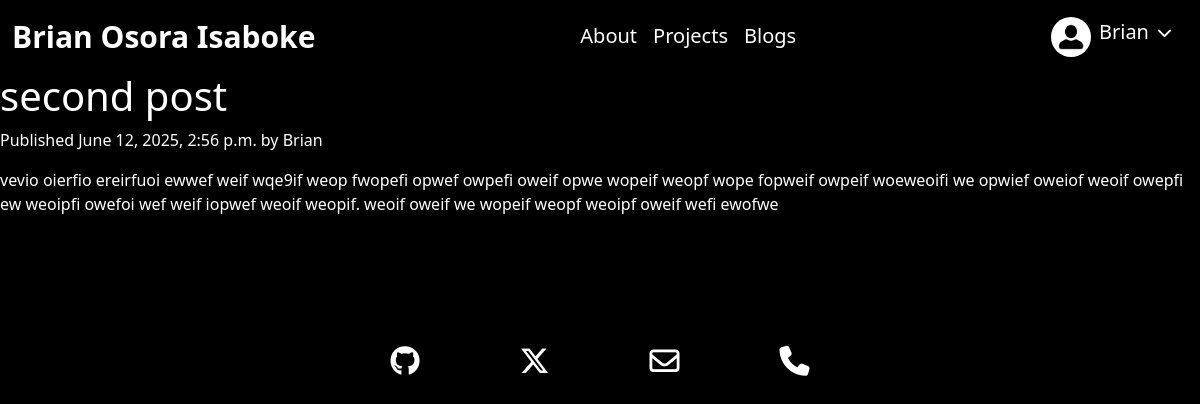
The app's page /blogs/2025/6/12/second-post/ (signed in) with its own data.
### blogs/models.py (models this page shows, shortened)
class Post(models.Model):
    class Status(models.TextChoices):
        DRAFT = 'DF', 'Draft'
        PUBLISHED = 'PB', 'Published'
    title = models.CharField(max_length=200)
    slug = models.SlugField(max_length=200, unique=True)
    author = models.ForeignKey(settings.AUTH_USER_MODEL, on_delete=models.CASCADE, related_name='blog_posts')
    content = models.TextField()
    status = models.CharField(max_length=2, choices=Status.choices, default=Status.DRAFT)
    published = models.DateTimeField(default=timezone.now)
    created_at = models.DateTimeField(auto_now_add=True)
    updated_at = models.DateTimeField(auto_now=True)
    class Meta:
        ordering = ['-published']
        indexes = [models.Index(fields=['-published'])]

### blogs/views.py (the view)
# urls.py: path('<int:year>/<int:month>/<int:day>/<slug:post>/', views.post_detail, name='post_detail')
def post_detail(request, year, month, day, post):
    post = get_object_or_404(
        Post,
        slug=post,
        published__year=year,
        published__month=month,
        published__day=day,
        status=Post.Status.PUBLISHED)
    return render(
        request,
        'blogs/detail.html',
        {'post':post}
    )

### blogs/templates/blogs/detail.html (shortened to what this page needs)
{% extends 'base.html'%}
{% block content%}
    <h1>{{post.title}}</h1>
    <p class="date">
        Published {{post.published}} by {{post.author}}
    </p>
    {{post.content|linebreaks}}
{% endblock %}

### accounts/templates/base.html (shortened to what this page needs)
{% load static %}
<!DOCTYPE html>
<html lang="en-us">
<head>
    <link href="{% static 'css/index.css' %}" rel="stylesheet" type="text/css" />
    <link href="https://cdn.jsdelivr.net/npm/bootstrap@5.3.3/dist/css/bootstrap.min.css" rel="stylesheet">
</head>
<body class="bg-black text-white">
    <nav class="navbar navbar-expand-lg">
      <div class="container-fluid">
      <strong><a href="{% url "home" %}" id="my-name" class="navbar-brand">Brian Osora Isaboke</a></strong>
      <div class="collapse navbar-collapse" id="navbarSupportedContent">
          {% if request.user.is_authenticated %}
            <ul class="navbar-nav mx-auto">
              <li class="nav-item"><a href="{% url "about:education" %}" class="nav-link text-white fs-5">About</a></li>
              <li class="nav-item"><a href="{% url "projects" %}" class="nav-link text-white fs-5">Projects</a></li>
              <li class="nav-item"><a href="{% url "blogs:post_list" %}" class="nav-link text-white fs-5">Blogs</a></li>
            </ul>
              <ul class="navbar-nav">
                <li class="nav-item dropdown mt-2">
                  <button class="dropdown text-white d-flex text-decoration-none bg-transparent border-0" data-bs-toggle="dropdown" aria-expanded="false">
                    {% if request.user.profile.photo %}
                      <img src={{request.user.profile.photo.url}} alt="{{request.user.profile.user}}" height="40" width="40" style="border-radius:50%; object-fit: contain"/>
                    {% else %}
                      <img src="{% static "images/avatar.png"%}" alt="avatar" height="40" width="40" style="border-radius:50%"/>
                    {% endif %}
                    <p class="ms-2 fs-5">{{request.user.username}}</p>
                    <i class="fa-solid fa-chevron-down mt-2" style="color: #ffffff;font-size:15px;margin-left:8px;margin-right:10px"></i>
                  </button>
                </li>
              </ul>
            {% else %}
              <ul class="navbar-nav ms-auto">
                <a href="{% url "login" %}" class="nav-link text-white mt-2 nav-text fs-6">Log In</a>
                <a href="{% url "user_registration" %}" class="nav-link text-white mt-2 fs-6">Sign Up</a>
              </ul>
          {% endif %}
      </div>
      </div>
    </nav>
    {% block content %}
    {% endblock %}
    <footer>
      <div id="socials">
        <a href="https://github.com/Osorabrian" title="Github">
          <i class="fa-brands fa-github" style="color: #ffffff;"></i>
        </a>
        <a href="https://x.com/BryanOsora" title="X">
          <i class="fa-brands fa-x-twitter" style="color: #ffffff;"></i>
        </a>
        <a href="mailto:osorabrian@gmail.com" title="Email">
          <i class="fa-regular fa-envelope" style="color: #ffffff;"></i>
        </a>
        <a href="tel:+6692356809" title="Phone">
          <i class="fa-solid fa-phone" style="color: #ffffff;"></i>
        </a>
      </div>
    </footer>
  </body>
</html>

### accounts/static/css/index.css (style rules this page uses)
body { margin: 20px; background-color: black; color: white; }
#my-name { text-decoration: none; color: white; font-size: 30px; }
nav { display: flex; justify-content: center; width: 100%; }
#socials { display: flex; justify-content: center; margin-top: 130px; }
i { font-size: 30px; margin-inline: 50px; }

### records on screen
Post: title "second post", published "June 12, 2025, 2:56 p.m.", author "Brian", content "vevio oierfio ereirfuoi ewwef weif wqe9if weop fwopefi opwef owpefi oweif opwe wopeif weopf wope fopweif owpeif woeweoifi we opwief oweiof weoif owepfi ew weoipfi owefoi wef weif iopwef weoif weopif. weoif oweif we wopeif weopf weoipf oweif wefi ewofwe"

### other values on screen
{{ request.user.username }} "Brian"
